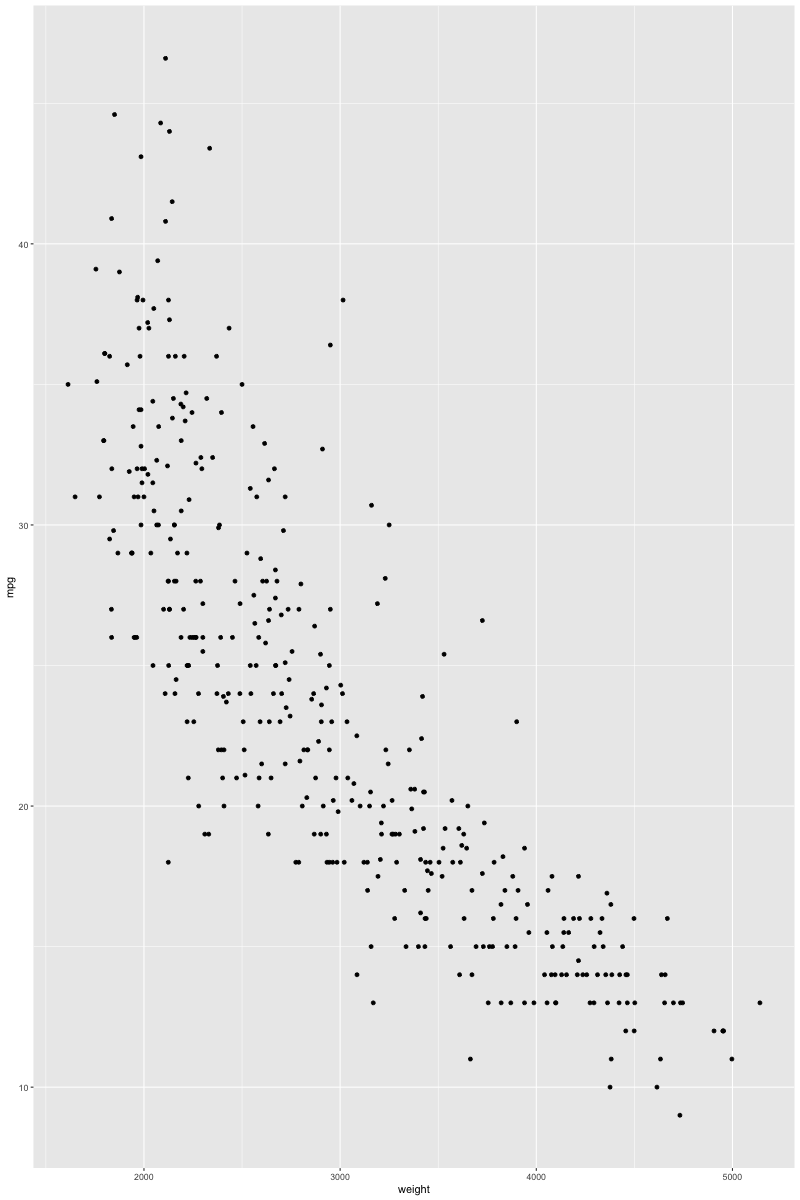

Reproduce this figure in R.
install.packages("ggplot2")
library(ggplot2)
auto <- read.csv("/Users/sabyasachiganguli/Desktop/code/college codes/3rd sem/R/lab assignment/pdf/auto-mpg.csv")
auto$cylinders <- factor(auto$cylinders,
    levels = c(3, 4, 5, 6, 8),
    labels = c("3cyl", "4cyl", "5cyl", "6cyl", "8cyl")
)

ggplot(auto, aes(x = weight, y = mpg)) +
    geom_point()
